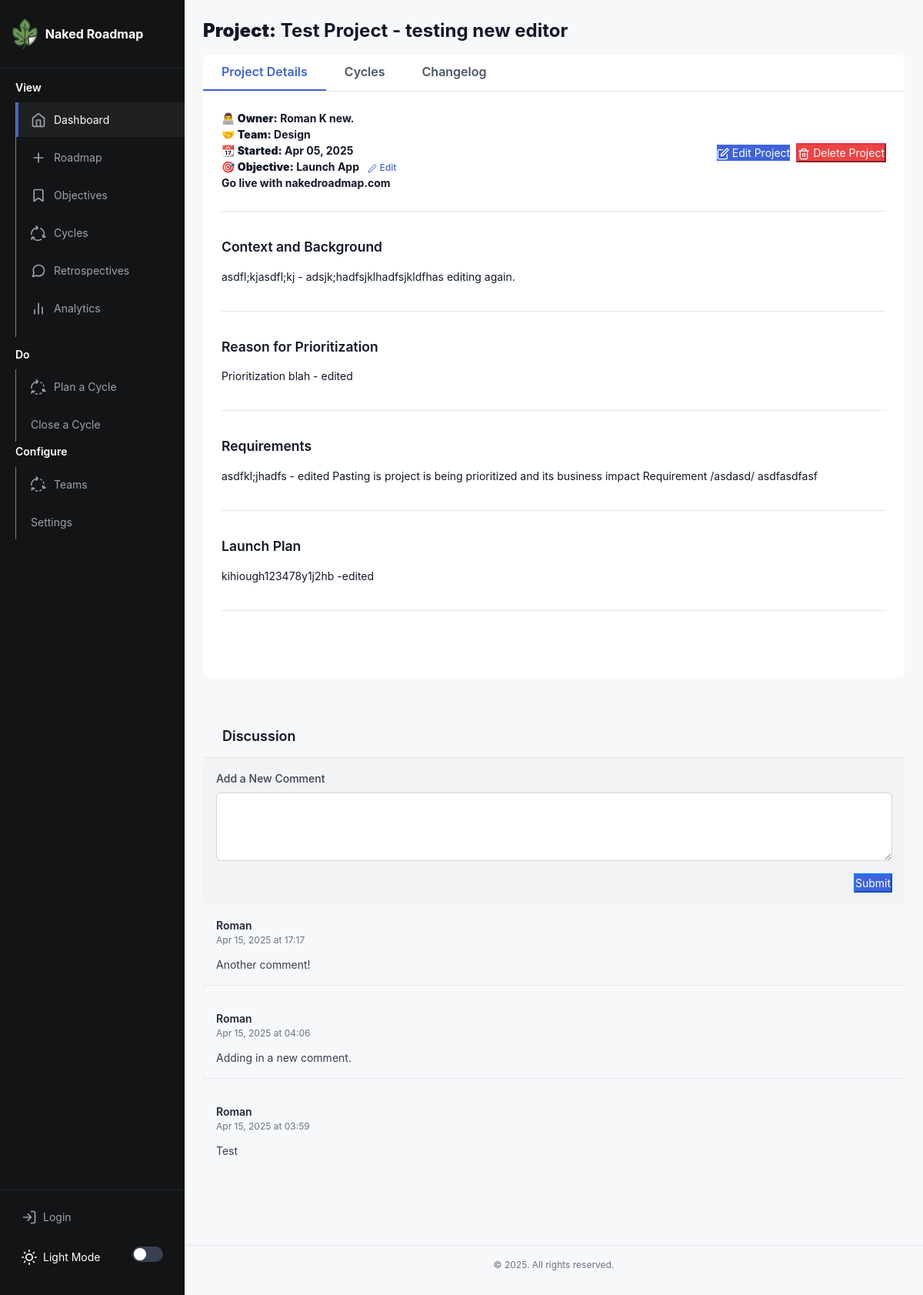
/project/6, run on the app's committed database.
### app/models.py (models this page shows, shortened)
class Project(db.Model):
    __tablename__ = "project"
    id: so.Mapped[int] = so.mapped_column(primary_key=True)
    name: so.Mapped[str] = so.mapped_column(sa.TEXT())
    created: so.Mapped[datetime] = so.mapped_column(index=True, default=lambda: datetime.now(timezone.utc))
    dri: so.Mapped[str] = so.mapped_column(sa.TEXT())
    team: so.Mapped[str] = so.mapped_column(sa.TEXT())
    context: so.Mapped[str] = so.mapped_column(sa.TEXT())
    why: so.Mapped[str] = so.mapped_column(sa.TEXT())
    requirements: so.Mapped[str] = so.mapped_column(sa.TEXT())
    launch: so.Mapped[str] = so.mapped_column(sa.TEXT())
    location: so.Mapped[str] = so.mapped_column(sa.TEXT(),  nullable=True, default="discussion")
    type: so.Mapped[str] = so.mapped_column(sa.TEXT(), nullable=True)
    status: so.Mapped[str] = so.mapped_column(sa.TEXT(), nullable=True, default="Active")
    objective_id = db.Column(db.Integer, db.ForeignKey('goal.id'), nullable=True)
    objective = db.relationship('Goal', backref=db.backref('projects', lazy='dynamic'))

class Goal(db.Model):
    __tablename__ = "goal"
    id: so.Mapped[int] = so.mapped_column(primary_key=True)
    created: so.Mapped[datetime] = so.mapped_column(index=True, default=lambda: datetime.now(timezone.utc))
    title: so.Mapped[str] = so.mapped_column(sa.TEXT())
    requested_by: so.Mapped[str] = so.mapped_column(sa.TEXT())
    details: so.Mapped[str] = so.mapped_column(sa.TEXT())
    user_id: so.Mapped[int] = so.mapped_column(sa.ForeignKey(User.id), index=True)
    status: so.Mapped[str] = so.mapped_column(sa.TEXT(), nullable=True, default="Active")
    completed: so.Mapped[datetime] = so.mapped_column(nullable=True)

class Comment(db.Model):
    __tablename__ = 'comments'
    id = db.Column(db.Integer, primary_key=True)
    content = db.Column(db.Text, nullable=False)
    created_at = db.Column(db.DateTime, default=datetime.utcnow)
    updated_at = db.Column(db.DateTime, default=datetime.utcnow, onupdate=datetime.utcnow)
    project_id = db.Column(db.Integer, db.ForeignKey('project.id'), nullable=False)
    user_id = db.Column(db.Integer, db.ForeignKey('user.id'), nullable=False)
    project = db.relationship('Project', backref=db.backref('comments', lazy='dynamic', cascade='all, delete-orphan'))
    user = db.relationship('User', backref=db.backref('comments', lazy='dynamic'))

class User(UserMixin, db.Model):
    id: so.Mapped[int] = so.mapped_column(primary_key=True)
    username: so.Mapped[str] = so.mapped_column(sa.String(64), index=True, unique=True)
    email: so.Mapped[str] = so.mapped_column(sa.String(120), index=True, unique=True)
    password_hash: so.Mapped[Optional[str]] = so.mapped_column(sa.String(256))
    posts: so.WriteOnlyMapped['Post'] = so.relationship(back_populates='author')

### app/routes.py (the view)
@app.route('/project/<int:project_id>')
def project(project_id):
    project = Project.query.filter_by(id=project_id).first_or_404()
    comments = Comment.query.filter_by(project_id=project_id).order_by(Comment.created_at.desc()).all()
    changelogs = Changelog.query.filter_by(project_id=project_id).order_by(Changelog.timestamp.desc()).all()
    cycles = SprintProjectMap.query.filter_by(project_id=project_id).order_by(SprintProjectMap.added.desc()).all()
    active_goals = Goal.query.filter_by(status='Active').all()
    form = CommentForm()
    return render_template('project.html', project=project, comments=comments, changelogs=changelogs, form=form, cycles=cycles, active_goals=active_goals)

### app/forms.py
class CommentForm(FlaskForm):
    content = TextAreaField('Add a New Comment', validators=[
        DataRequired(message='Comment cannot be empty'),
        Length(min=1, max=1000, message='Comment must be between 1 and 1000 characters')
    ])
    submit = SubmitField('Submit Comment')

### app/routes.py (called while the page is built)
@app.context_processor
def inject_csrf_token():
    return dict(csrf_token=generate_csrf())

### app/templates/project.html (shortened to what this page needs)
{% extends 'base.html' %}
{% block content %}
<h1><strong>Project:</strong> {{ project['name'] }}</h1>
<section class="two-column-section">
    <div class="column-wide section">
        <section class="section discussion-section">
            <section class="section tabbed-section">
                <div class="tabs">
                    <button class="tab-btn active" data-tab="details">
                        <h4>Project Details</h4>
                    </button>
                    <button class="tab-btn" data-tab="cycles">
                        <h4>Cycles</h4>
                    </button>
                    <button class="tab-btn" data-tab="changelog">
                        <h4>Changelog</h4>
                    </button>
                </div>
                <div class="tab-content active" id="details-tab">
                    <div class="section-header" style="padding:0px 0px 20px;">
                        <div>
                            <div class="timeline-title">
                                👨‍💻 <strong>Owner:</strong> {{ project.dri }}<br>
                                🤝 <strong>Team:</strong> {{ project.team }} <br>
                                📆 <strong>Started:</strong> {{ project.created.strftime('%b %d, %Y') }}<br>
                                {% if project.objective %}
                                🎯 <strong>Objective:</strong> {{ project.objective.title }}
                                <a href="#" class="btn-text" data-toggle="modal" data-target="#objectiveModal">
                                    <svg xmlns="http://www.w3.org/2000/svg" width="12" height="12" viewBox="0 0 24 24" fill="none" stroke="currentColor" stroke-width="2" stroke-linecap="round" stroke-linejoin="round" class="feather feather-edit-2">
                                        <path d="M17 3a2.828 2.828 0 1 1 4 4L7.5 20.5 2 22l1.5-5.5L17 3z"></path>
                                    </svg>
                                    Edit
                                </a><br>
                                <div class="objective-details">{{ project.objective.details }}</div>
                                {% endif %}
                            </div>
                        </div>
                        <div class="header-actions">
                            <a href="{{ url_for('edit_project', project_id=project.id) }}" class="btn-primary">
                                Edit Project
                            </a>
                            <form action="{{ url_for('delete_project', project_id=project.id) }}" method="POST" class="inline-form">
                                <button type="submit" class="btn-danger" onclick="return confirm('Are you sure you want to delete this project? This action cannot be undone.')">
                                    Delete Project
                                </button>
                            </form>
                        </div>
                    </div>
                    <div class="project-details-section">
                        <h5>Context and Background</h5>
                        <p>{{ project.context }}</p>
                    </div>
                    <div class="project-details-section">
                        <h5>Reason for Prioritization</h5>
                        <p>{{ project.why }}</p>
                    </div>
                    <div class="project-details-section">
                        <h5>Requirements</h5>
                        <p>{{ project.requirements }}</p>
                    </div>
                    <div class="project-details-section">
                        <h5>Launch Plan</h5>
                        <p>{{ project.launch }}</p>
                    </div>
                </div>
            </section>
        </section>
    </div>
    <div class="column-narrow section" style="background-color:#f6f8fa; border-left:1px #f2f3f5 solid; border-radius:0px;">
        <div class="section-header">
            <h3>Discussion</h3>
        </div>
        <div class="discussion-container">
            <div class="comment-form-container">
                <form method="POST" action="{{ url_for('add_comment', project_id=project.id) }}">
                    <div class="form-group">
                        {{ form.content.label }}
                        {{ form.content(class="form-control", rows=3) }}
                    </div>
                    <div class="form-actions">
                        <button type="submit" class="btn-primary">Submit</button>
                    </div>
                </form>
            </div>
            <div class="comments-list">
                {% for comment in comments %}
                <div class="comment-item">
                    <div class="comment-header">
                        <div class="comment-meta">
                            <span class="comment-author">{{ comment.user.username }}</span>
                            <span class="comment-date">{{ comment.created_at.strftime('%b %d, %Y at %H:%M') }}</span>
                        </div>
                    </div>
                    <div class="comment-content">
                        {{ comment.content }}
                    </div>
                </div>
                {% else %}
                <div class="empty-state">
                    <p>No comments yet. Go ahead and ask a question or start a discussion.</p>
                </div>
                {% endfor %}
            </div>
        </div>
    </div>
</section>
{% endblock %}

### data on the page
Project: name "Test Project - testing new editor", dri "Roman K new.", team "Design", created "Apr 05, 2025", context "asdfl;kjasdfl;kj - adsjk;hadfsjklhadfsjkldfhas editing again.", why "Prioritization blah - edited", requirements "asdfkl;jhadfs - edited Pasting is project is being prioritized and its business impact Requirement /asdasd/ asdfasdfasf", launch "kihiough123478y1j2hb -edited"
Goal: objective "Launch App", objective.details "Go live with nakedroadmap.com"
Comment: user.username "Roman", created_at "Apr 15, 2025 at 17:17", content "Another comment!"
Comment: user.username "Roman", created_at "Apr 15, 2025 at 04:06", content "Adding in a new comment."
Comment: user.username "Roman", created_at "Apr 15, 2025 at 03:59", content "Test"
